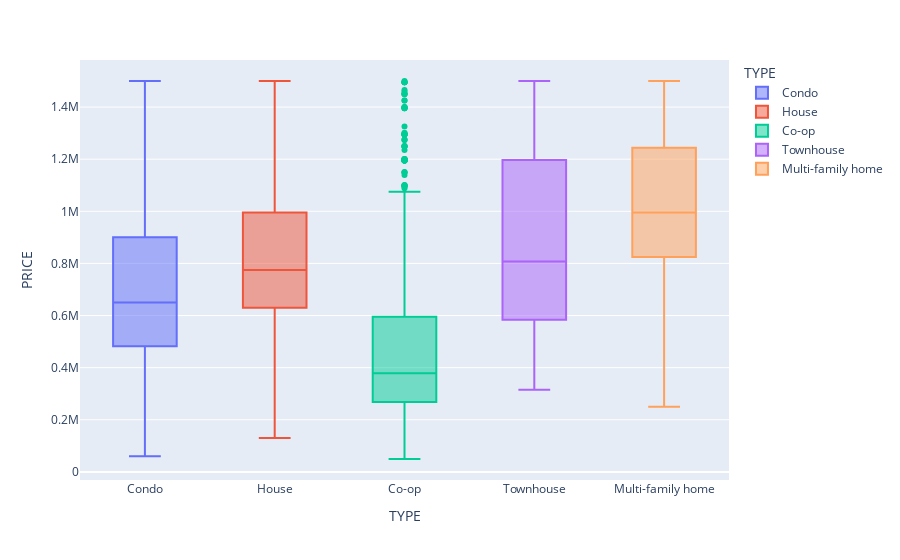

The notebook cell this image was saved under:
### Code cell
fig = px.box(data_frame=df , x = 'TYPE' , y = 'PRICE' , color = 'TYPE')

fig.show()

### Figure 1 — Plotly figure (JSON) as saved in the notebook; plotly's stock layout.template omitted (floating-point values rounded to 4 significant figures; data arrays with more than 128 entries replaced by an {"elided": "..."} marker saying what was removed)
{"data": [{"alignmentgroup": "True", "hovertemplate": "TYPE=%{x}<br>PRICE=%{y}<extra></extra>", "legendgroup": "Condo", "marker": {"color": "#636efa"}, "name": "Condo", "notched": false, "offsetgroup": "Condo", "orientation": "v", "showlegend": true, "type": "box", "x": {"elided": "600 str values"}, "x0": " ", "xaxis": "x", "y": {"elided": "600 int values"}, "y0": " ", "yaxis": "y"}, {"alignmentgroup": "True", "hovertemplate": "TYPE=%{x}<br>PRICE=%{y}<extra></extra>", "legendgroup": "House", "marker": {"color": "#EF553B"}, "name": "House", "notched": false, "offsetgroup": "House", "orientation": "v", "showlegend": true, "type": "box", "x": {"elided": "831 str values"}, "x0": " ", "xaxis": "x", "y": {"elided": "831 int values"}, "y0": " ", "yaxis": "y"}, {"alignmentgroup": "True", "hovertemplate": "TYPE=%{x}<br>PRICE=%{y}<extra></extra>", "legendgroup": "Co-op", "marker": {"color": "#00cc96"}, "name": "Co-op", "notched": false, "offsetgroup": "Co-op", "orientation": "v", "showlegend": true, "type": "box", "x": {"elided": "1255 str values"}, "x0": " ", "xaxis": "x", "y": {"elided": "1255 int values"}, "y0": " ", "yaxis": "y"}, {"alignmentgroup": "True", "hovertemplate": "TYPE=%{x}<br>PRICE=%{y}<extra></extra>", "legendgroup": "Townhouse", "marker": {"color": "#ab63fa"}, "name": "Townhouse", "notched": false, "offsetgroup": "Townhouse", "orientation": "v", "showlegend": true, "type": "box", "x": ["Townhouse", "Townhouse", "Townhouse", "Townhouse", "Townhouse", "Townhouse", "Townhouse", "Townhouse", "Townhouse", "Townhouse", "Townhouse", "Townhouse", "Townhouse", "Townhouse", "Townhouse", "Townhouse", "Townhouse", "Townhouse", "Townhouse", "Townhouse", "Townhouse", "Townhouse", "Townhouse", "Townhouse", "Townhouse", "Townhouse", "Townhouse", "Townhouse", "Townhouse", "Townhouse", "Townhouse", "Townhouse", "Townhouse", "Townhouse", "Townhouse", "Townhouse", "Townhouse", "Townhouse", "Townhouse", "Townhouse", "Townhouse", "Townhouse", "Townhouse", "Townhouse", "Townhouse", "Townhouse", "Townhouse", "Townhouse", "Townhouse", "Townhouse", "Townhouse", "Townhouse", "Townhouse", "Townhouse", "Townhouse", "Townhouse", "Townhouse", "Townhouse", "Townhouse", "Townhouse", "Townhouse", "Townhouse", "Townhouse", "Townhouse", "Townhouse", "Townhouse", "Townhouse", "Townhouse", "Townhouse", "Townhouse", "Townhouse", "Townhouse", "Townhouse", "Townhouse", "Townhouse", "Townhouse", "Townhouse", "Townhouse", "Townhouse", "Townhouse", "Townhouse", "Townhouse", "Townhouse", "Townhouse", "Townhouse", "Townhouse", "Townhouse", "Townhouse", "Townhouse", "Townhouse", "Townhouse", "Townhouse", "Townhouse", "Townhouse", "Townhouse", "Townhouse"], "x0": " ", "xaxis": "x", "y": [689000, 975000, 650000, 1250000, 699998, 795000, 559900, 695000, 695000, 1499999, 950000, 575000, 650000, 529000, 1290000, 334999, 334999, 1299999, 815000, 1499000, 475000, 549000, 588000, 588000, 790000, 799900, 1050000, 1049000, 549990, 660000, 318888, 525000, 1268000, 1198000, 499000, 899000, 495000, 700000, 315000, 549999, 1299000, 899000, 900000, 1099999, 869000, 1335000, 1299900, 1288000, 849000, 478888, 1195000, 530000, 1238000, 795000, 795000, 595000, 868000, 1348000, 588000, 600000, 950000, 998000, 548000, 1399000, 1450000, 939000, 399985, 1200000, 598500, 1450000, 979000, 699000, 889000, 579000, 528000, 860000, 860000, 925000, 999000, 760000, 999000, 1300000, 615000, 1500000, 1500000, 1100000, 1499000, 1495000, 799000, 1225000, 1495000, 499000, 499000, 599999, 499000, 465000], "y0": " ", "yaxis": "y"}, {"alignmentgroup": "True", "hovertemplate": "TYPE=%{x}<br>PRICE=%{y}<extra></extra>", "legendgroup": "Multi-family home", "marker": {"color": "#FFA15A"}, "name": "Multi-family home", "notched": false, "offsetgroup": "Multi-family home", "orientation": "v", "showlegend": true, "type": "box", "x": {"elided": "519 str values"}, "x0": " ", "xaxis": "x", "y": {"elided": "519 int values"}, "y0": " ", "yaxis": "y"}], "layout": {"boxmode": "overlay", "legend": {"title": {"text": "TYPE"}, "tracegroupgap": 0}, "margin": {"t": 60}, "xaxis": {"anchor": "y", "categoryarray": ["Condo", "House", "Co-op", "Townhouse", "Multi-family home"], "categoryorder": "array", "domain": [0, 1], "title": {"text": "TYPE"}}, "yaxis": {"anchor": "x", "domain": [0, 1], "title": {"text": "PRICE"}}}}
